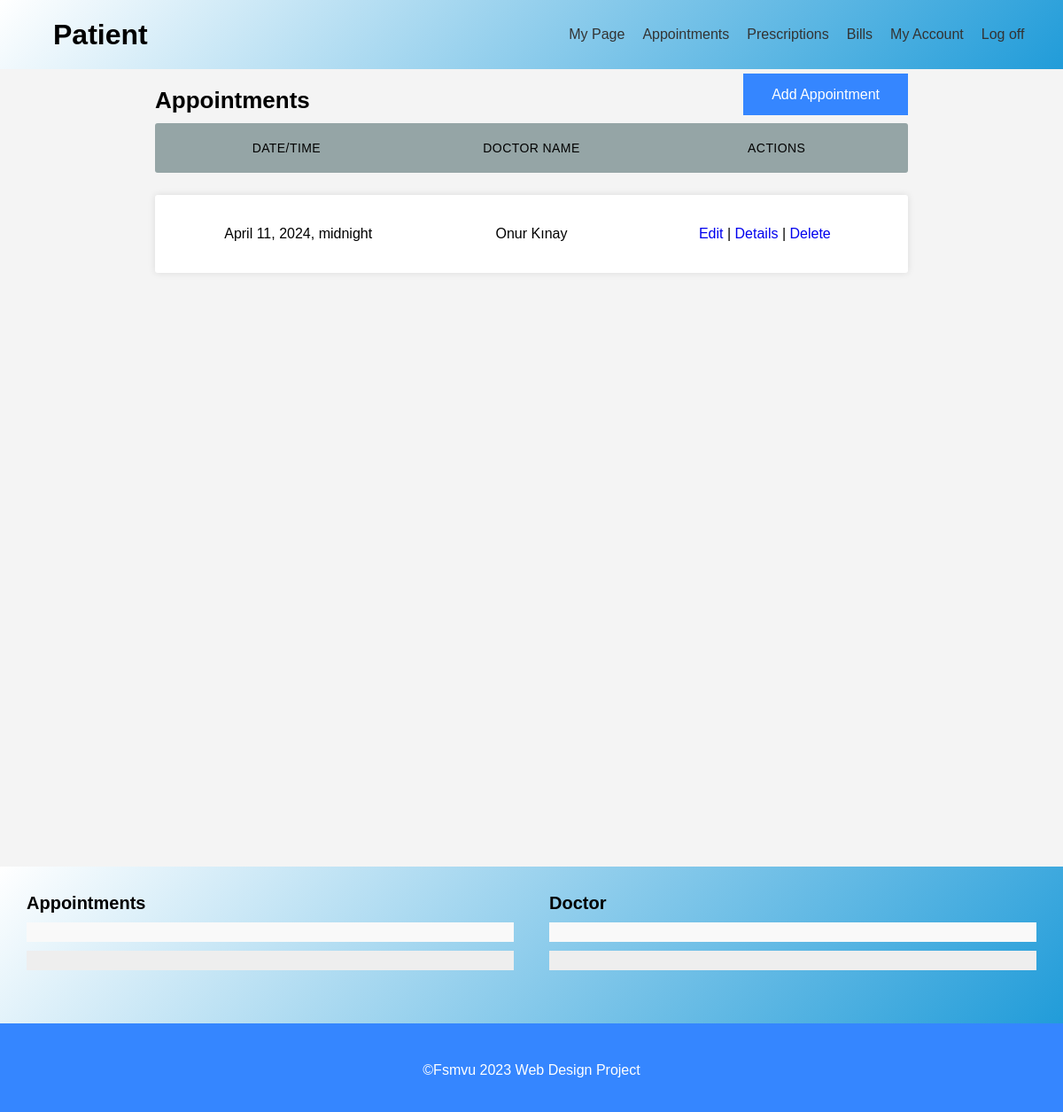
Page /Appointments/ on the earlier database version.
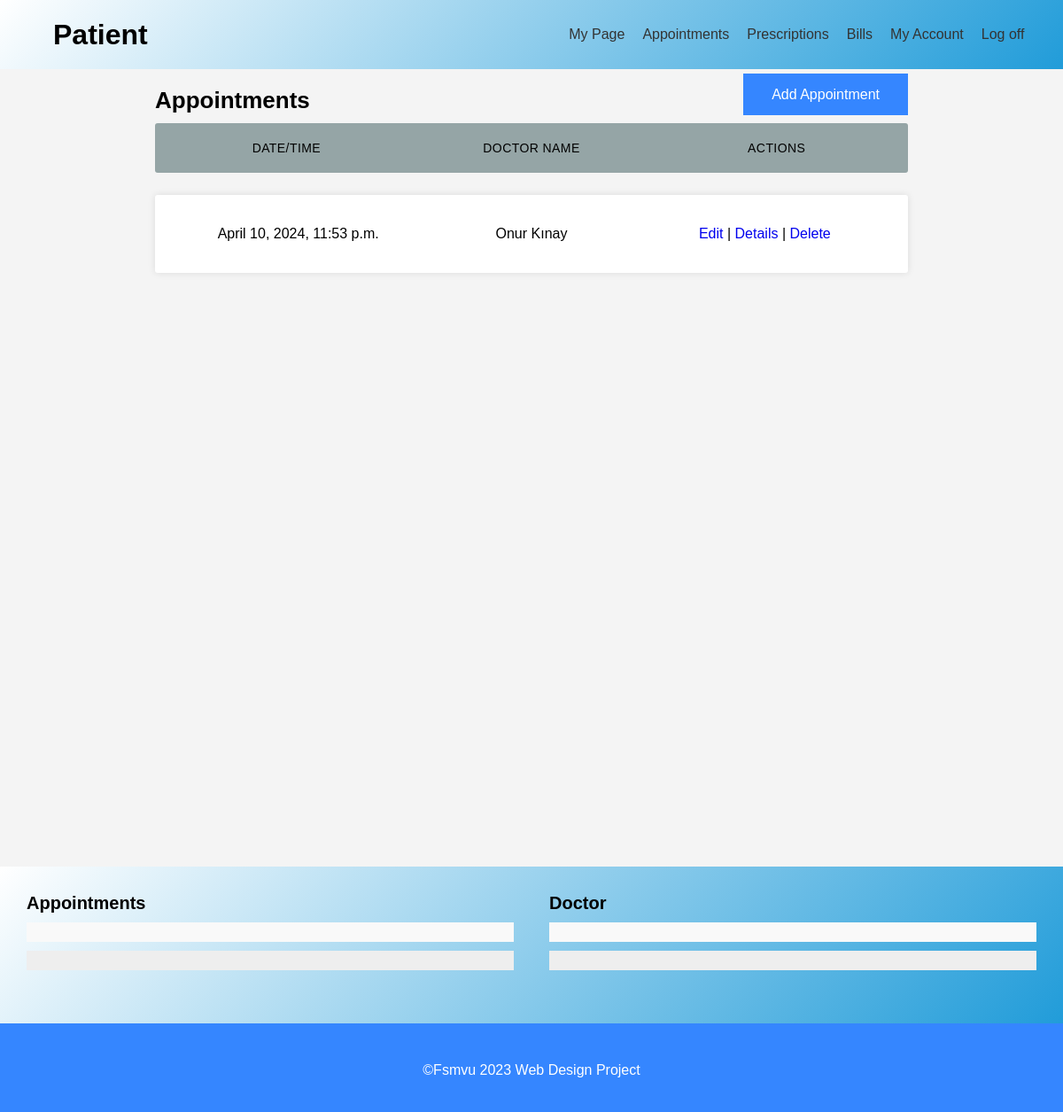
Same page on the later database version.
### appointment/models.py (models this page shows)
class Appointment(models.Model):
    ID = models.BigAutoField(primary_key=True)
    Description = models.TextField()
    AppointmentDate = models.DateTimeField()
    DoctorID = models.ForeignKey(Doctor,on_delete=models.PROTECT)
    PatientID = models.ForeignKey(Patient,on_delete=models.PROTECT)
    class Meta:
        db_table = "appointment"

### doctor/models.py (models this page shows, shortened)
class Doctor(models.Model):
    ID = models.BigAutoField(primary_key=True)
    User = models.ForeignKey(settings.AUTH_USER_MODEL,on_delete=models.CASCADE,blank=True, null=True)
    DateOfBirth = models.DateField()
    Gender = models.CharField(max_length=1, choices=GENDER_CHOICES)
    Phone = models.CharField(max_length=11)
    Salary = models.IntegerField()
    Specializations = models.CharField(max_length=300)
    Experience = models.TextField()
    Languages = models.CharField(max_length=300)
    Department = models.ForeignKey(Department, on_delete=models.SET_DEFAULT,default=1)
    class Meta:
        db_table = "doctor"

### appointment/views.py (the view)
# urls.py: path('',views.home,name=""),
def home(request):
    context ={}
    context["dataset"] = Appointment.objects.all()
    return render(request, "appointment/home.html", context)

### appointment/templates/appointment/home.html (shortened to what this page needs)
{% extends 'management_base.html' %}
{% load static %}
{% block content %}
  <section id="randevular">
    <div class="container">
      <h2 style="display:inline">Appointments</h2>
      <div class="addButton">
        <a class="addButtonInside" href="/Appointments/Create">Add Appointment</a>
      </div>
      <div class="bosluk"></div>
      <ul class="responsive-table">
        <li class="table-header">
          <div class="col col-1">Date/Time</div>
          <div class="col col-3">Doctor Name</div>
          <div class="col col-6">Actions</div>
        </li>
        {% for data in dataset %}
          <li class="table-row">
            <div class="col col-1" data-label="Date">{{ data.AppointmentDate }}</div>
            <div class="col col-3" data-label="Doctor Name">{{ data.DoctorID.User.first_name }} {{ data.DoctorID.User.last_name }}</div>
            <div class="col col-6" data-label="Change Appointment Operation">
              <a href="/Appointments/Edit/{{ data.ID }}">Edit</a> |
              <a class="getDetails" href="/Appointments/Details/{{ data.ID }}/">Details</a> |
              <a class="deleteApp" href="/Appointments/Delete/{{ data.ID }}/">Delete</a>
            </div>
          </li>
        {% endfor %}
      </ul>
    </div>
  </section>
  <div id="ex1" class="modal" style="max-width:initial">
    <section id="ozel-sayfa" style="padding:0;margin-bottom:0">
      <div class="container" style="max-width:initial">
        <div class="hesap-bilgileri">
          <h3>Appointments</h3>
          <ul>
            <li class="dateApp"></li>
            <li class="descApp"></li>
          </ul>
        </div>
        <div class="kisisel-bilgiler">
          <h3>Doctor</h3>
          <ul>
            <li class="doctorNameSurname"></li>
            <li class="doctorDept"></li>
          </ul>
        </div>
      </div>
    </section>
  </div>
{% endblock %}

### templates/management_base.html (shortened to what this page needs)
{% load static %}
<!DOCTYPE html>
<html lang="en">
<head>
        <link rel="stylesheet" href="{% static 'css/page-style.css' %}">
        <link rel="stylesheet" href="https://cdnjs.cloudflare.com/ajax/libs/jquery-modal/0.9.1/jquery.modal.min.css" />
</head>
<body>
    {% include "headers/patient.html" %}
    {% block content %}{% endblock %}
    <footer class="footer">
        <p>&copy;Fsmvu 2023 Web Design Project</p>
    </footer>
</body>
</html>

### templates/headers/patient.html
<header id="header">
    <h1>Patient</h1>
    <nav class="ana-menu">
        <a href="/Management">My Page</a>
        <a href="/Appointments">Appointments</a>
        <a href="/Prescriptions">Prescriptions</a>
        <a href="/Bills">Bills</a>
        <a href="/Patients/Edit">My Account</a>
        <a href="/Account/LogOff">Log off</a>
    </nav>
</header>

### static/css/page-style.css (style rules this page uses)
html { height: 100%; }
body { font-family: Arial, sans-serif; margin: 0; padding: 0; background-color: #f4f4f4; height: 100%; }
header { display: flex; width: 100%; background: linear-gradient(-45deg, #219cd9, #FFF); align-items: center; font-family: Arial, sans-serif; padding: 10px; }
header h1 { padding:0 50px; }
.ana-menu { display: flex; justify-content: space-between; margin-left: auto; margin-right: 2%; }
.ana-menu a { text-decoration: none; color: #333; margin-left: auto; transition: all 0.3s ease-in; padding: 20px 10px; }
section { padding: 20px; margin-bottom: 100px; min-height: 100%; }
a { text-decoration: none; }
.container { max-width: 75%; margin-left: auto; margin-right: auto; padding-left: 10px; padding-right: 10px; }
.addButton { float: right; }
.addButtonInside { background-color: #3586ff; border: none; color: white; padding: 15px 32px; text-align: center; text-decoration: none; font-size: 16px; }
.bosluk { height: 10px; }
* { margin: 0; padding: 0; box-sizing: border-box; font-family: "Poppins", sans-serif; }
.footer { width: 100%; background: #3586ff; min-height: 100px; padding: 20px 50px; display: flex; justify-content: center; align-items: center; flex-direction: column; }
.footer p { color: #fff; margin: 15px 0 10px 0; font-size: 1rem; font-weight: 300; }

Differences in the rows shown:
removed Appointment: AppointmentDate "April 11, 2024, midnight", DoctorID.User.first_name "Onur", DoctorID.User.last_name "Kınay"
added Appointment: AppointmentDate "April 10, 2024, 11:53 p.m.", DoctorID.User.first_name "Onur", DoctorID.User.last_name "Kınay"
